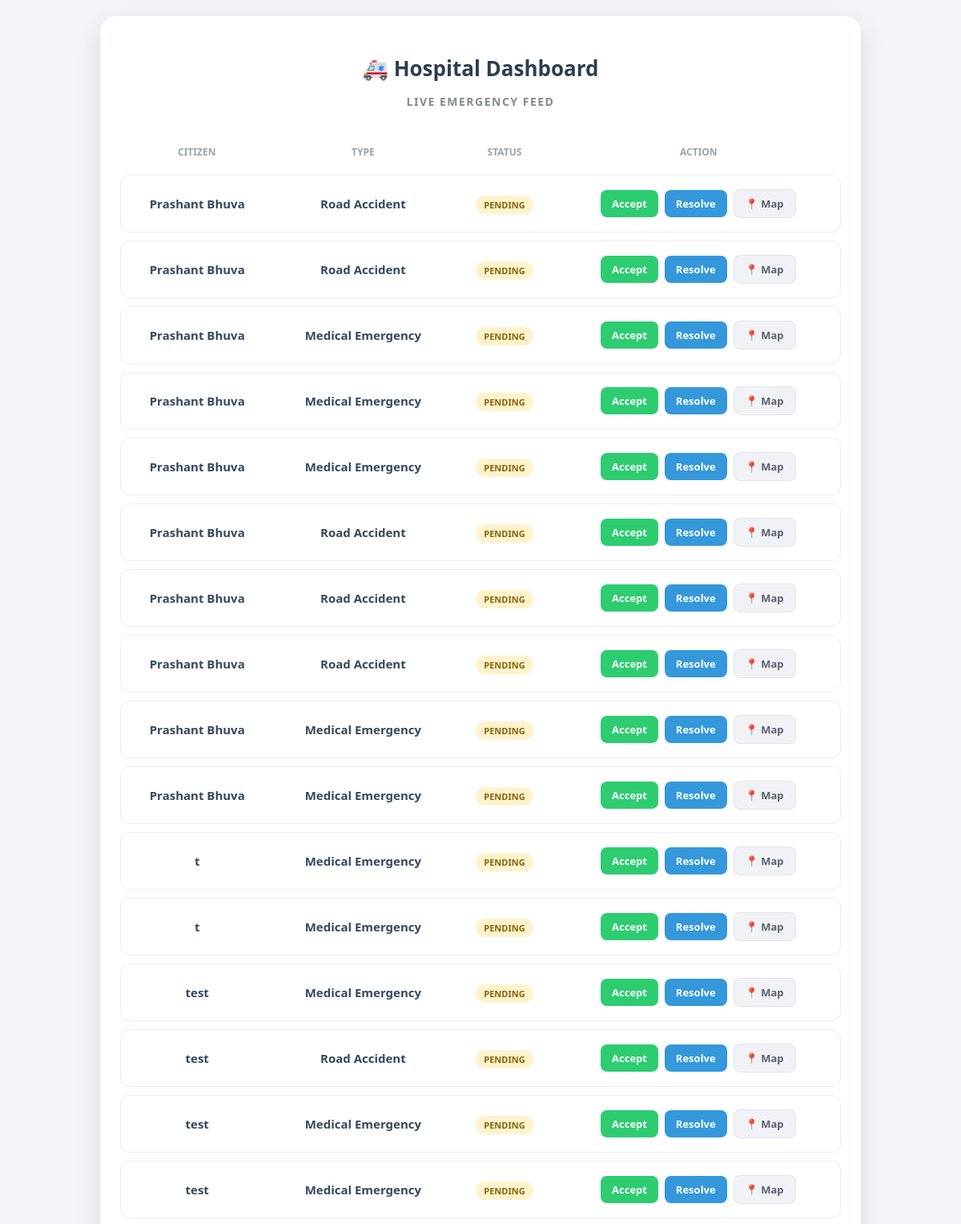
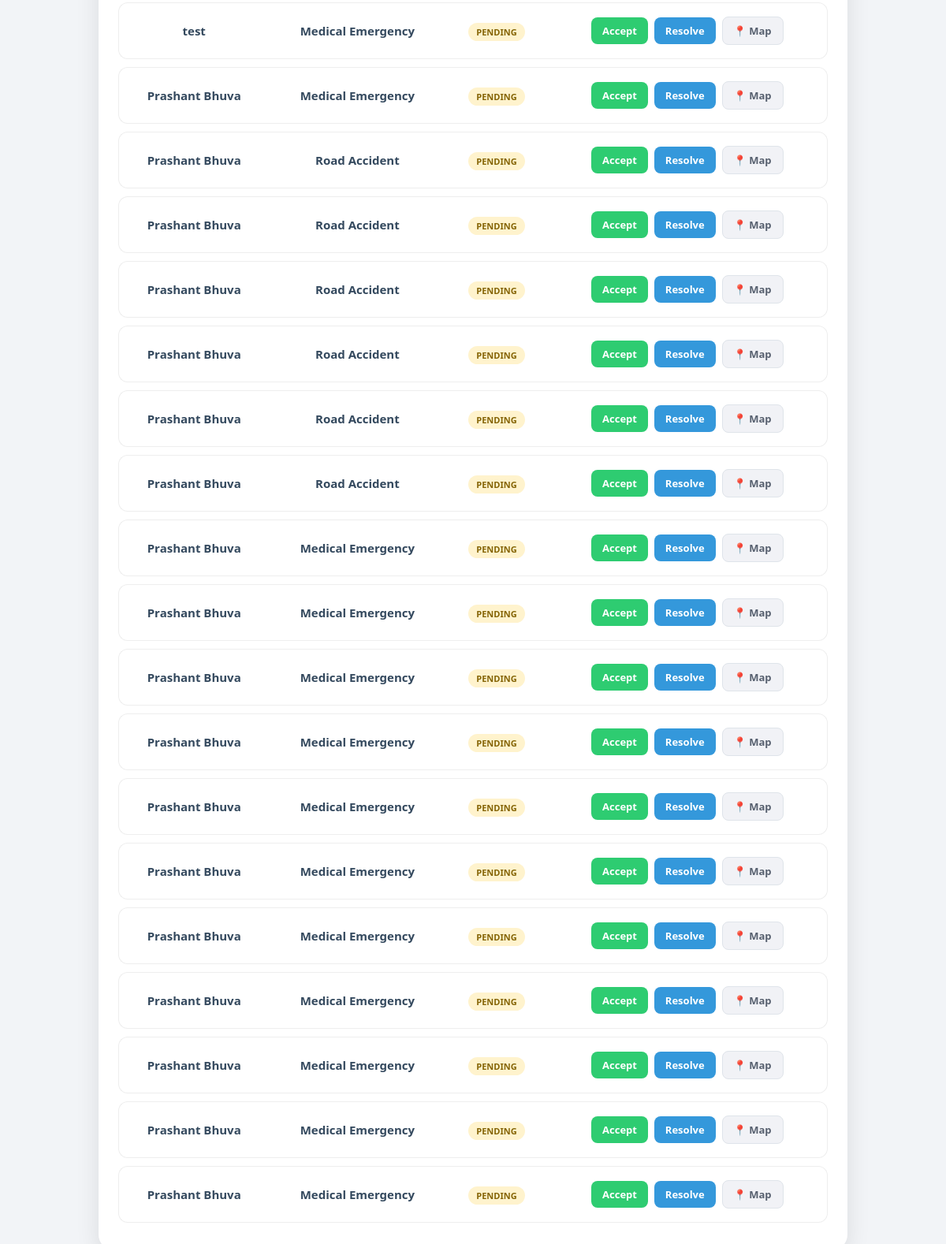
/hospital-dashboard/, run on the app's committed database (2 pictures, top to bottom).
### users/models.py (models this page shows, shortened)
class Emergency(models.Model):
    citizen = models.ForeignKey(Citizen, on_delete=models.CASCADE)
    EMERGENCY_TYPES = [
        ('medical', 'Medical Emergency'),
        ('accident', 'Road Accident'),
        ('fire', 'Fire Emergency'),
        ('crime', 'Crime Emergency'),
        ('disaster', 'Natural Disaster'),
    ]
    emergency_type = models.CharField(max_length=50, choices=EMERGENCY_TYPES)
    STATUS_TYPES = [
    ('Pending','Pending'),
    ('Approved','Approved'),
    ('Help On The Way','Help On The Way'),
    ('Resolved','Resolved'),
]
    status = models.CharField(max_length=50, choices=STATUS_TYPES, default="Pending")
    latitude = models.FloatField()
    longitude = models.FloatField()
    status = models.CharField(max_length=50, default="Pending")  # Pending, Approved, Completed
    priority = models.CharField(max_length=50)
    approved = models.BooleanField(default=False)  # Admin approval
    created_at = models.DateTimeField(auto_now_add=True)

class Citizen(models.Model):
    name = models.CharField(max_length=100)
    email = models.EmailField()
    phone = models.CharField(max_length=15)
    address = models.TextField()
    trusted_contact1_email = models.EmailField(blank=True)
    trusted_contact1_phone = models.CharField(max_length=15, blank=True)
    trusted_contact2_email = models.EmailField(blank=True)
    trusted_contact2_phone = models.CharField(max_length=15, blank=True)
    blood_group = models.CharField(max_length=10, blank=True)
    medical_issue = models.TextField(blank=True)
    is_admin = models.BooleanField(default=False)

### users/views.py (the view)
# urls.py: path("hospital-dashboard/", views.hospital_dashboard, name="hospital_dashboard"),
def hospital_dashboard(request):
    emergencies = Emergency.objects.filter(
        emergency_type__in=['medical','accident'],
        status="Pending"
    ).order_by('-created_at')
    return render(request,"hospital_dashboard.html",{"emergencies":emergencies})

### templates/hospital_dashboard.html (shortened to what this page needs)
<!doctype html>
<html lang="en">
  <head>
  </head>
  <body>
    <div class="dashboard-container">
      <h2>🚑 Hospital Dashboard</h2>
      <h3>Live Emergency Feed</h3>
      <table id="emergencyTable">
        <thead>
          <tr>
            <th>Citizen</th>
            <th>Type</th>
            <th>Status</th>
            <th>Action</th>
          </tr>
        </thead>
        <tbody>
          {% for e in emergencies %}
          <tr>
            <td>{{ e.citizen.name }}</td>
            <td><strong>{{ e.get_emergency_type_display }}</strong></td>
            <td>
              <span class="status-badge {% if e.status|lower == 'pending' %}status-pending{% else %}status-active{% endif %}">
                {{ e.status }}
              </span>
            </td>
            <td>
              {% if e.status|lower == 'pending' %}
              <a href="{% url 'accept_emergency' e.id 'hospital' %}" class="btn btn-accept">Accept</a>
              {% endif %}
              <a href="{% url 'resolve_emergency' e.id %}" class="btn btn-resolve">Resolve</a>
              <a target="_blank" href="https://www.google.com/maps?q={{ e.latitude }},{{ e.longitude }}" class="btn btn-nav">📍 Map</a>
            </td>
          </tr>
          {% empty %}
          <tr>
            <td colspan="4" style="text-align: center">No active emergencies.</td>
          </tr>
          {% endfor %}
        </tbody>
      </table>
    </div>
  </body>
</html>

### templates/hospital_dashboard.html (style rules this page uses)
body { background-color: #f2f4f7; font-family: "Segoe UI", Tahoma, Geneva, Verdana, sans-serif; display: flex; justify-content: center; align-items: flex-start; min-height: 100vh; margin: 0; padding: 20px; }
.dashboard-container { background: #ffffff; padding: 25px; border-radius: 20px; box-shadow: 0 10px 30px rgba(0, 0, 0, 0.1); width: 100%; max-width: 900px; text-align: center; }
h2 { font-size: 26px; color: #2c3e50; margin-bottom: 5px; }
h3 { font-size: 14px; color: #7f8c8d; margin-bottom: 25px; text-transform: uppercase; letter-spacing: 1.5px; }
table { width: 100%; border-collapse: separate; border-spacing: 0 10px; margin-top: 10px; }
th { color: #95a5a6; font-weight: 600; text-transform: uppercase; font-size: 12px; padding: 10px; }
td { background: #fff; padding: 15px; border-top: 1px solid #eee; border-bottom: 1px solid #eee; color: #34495e; font-size: 15px; }
td:first-child { border-left: 1px solid #eee; border-radius: 12px 0 0 12px; font-weight: bold; }
td:last-child { border-right: 1px solid #eee; border-radius: 0 12px 12px 0; }
.btn { padding: 8px 14px; border-radius: 8px; border: none; font-weight: 600; cursor: pointer; text-decoration: none; font-size: 13px; display: inline-block; margin: 2px; transition: filter 0.2s, transform 0.1s; }
.btn-accept { background: #2ecc71; color: white; }
.btn-resolve { background: #3498db; color: white; }
.btn-nav { background: #f1f2f6; color: #57606f; border: 1px solid #dfe4ea; }
.status-badge { padding: 4px 10px; border-radius: 20px; font-size: 11px; font-weight: bold; text-transform: uppercase; }
.status-pending { background: #fff3cd; color: #856404; }

### data on the page
Emergency: citizen.name "Prashant Bhuva", emergency_type "Road Accident", status "PENDING", shows "Accept"
Emergency: citizen.name "Prashant Bhuva", emergency_type "Road Accident", status "PENDING", shows "Accept"
Emergency: citizen.name "Prashant Bhuva", emergency_type "Medical Emergency", status "PENDING", shows "Accept"
Emergency: citizen.name "Prashant Bhuva", emergency_type "Medical Emergency", status "PENDING", shows "Accept"
Emergency: citizen.name "Prashant Bhuva", emergency_type "Medical Emergency", status "PENDING", shows "Accept"
Emergency: citizen.name "Prashant Bhuva", emergency_type "Road Accident", status "PENDING", shows "Accept"
Emergency: citizen.name "Prashant Bhuva", emergency_type "Road Accident", status "PENDING", shows "Accept"
Emergency: citizen.name "Prashant Bhuva", emergency_type "Road Accident", status "PENDING", shows "Accept"
Emergency: citizen.name "Prashant Bhuva", emergency_type "Medical Emergency", status "PENDING", shows "Accept"
Emergency: citizen.name "Prashant Bhuva", emergency_type "Medical Emergency", status "PENDING", shows "Accept"
Emergency: citizen.name "t", emergency_type "Medical Emergency", status "PENDING", shows "Accept"
Emergency: citizen.name "t", emergency_type "Medical Emergency", status "PENDING", shows "Accept"
Emergency: citizen.name "test", emergency_type "Medical Emergency", status "PENDING", shows "Accept"
Emergency: citizen.name "test", emergency_type "Road Accident", status "PENDING", shows "Accept"
Emergency: citizen.name "test", emergency_type "Medical Emergency", status "PENDING", shows "Accept"
Emergency: citizen.name "test", emergency_type "Medical Emergency", status "PENDING", shows "Accept"
Emergency: citizen.name "test", emergency_type "Medical Emergency", status "PENDING", shows "Accept"
Emergency: citizen.name "Prashant Bhuva", emergency_type "Medical Emergency", status "PENDING", shows "Accept"
Emergency: citizen.name "Prashant Bhuva", emergency_type "Road Accident", status "PENDING", shows "Accept"
Emergency: citizen.name "Prashant Bhuva", emergency_type "Road Accident", status "PENDING", shows "Accept"
Emergency: citizen.name "Prashant Bhuva", emergency_type "Road Accident", status "PENDING", shows "Accept"
Emergency: citizen.name "Prashant Bhuva", emergency_type "Road Accident", status "PENDING", shows "Accept"
Emergency: citizen.name "Prashant Bhuva", emergency_type "Road Accident", status "PENDING", shows "Accept"
Emergency: citizen.name "Prashant Bhuva", emergency_type "Road Accident", status "PENDING", shows "Accept"
Emergency: citizen.name "Prashant Bhuva", emergency_type "Medical Emergency", status "PENDING", shows "Accept"
Emergency: citizen.name "Prashant Bhuva", emergency_type "Medical Emergency", status "PENDING", shows "Accept"
Emergency: citizen.name "Prashant Bhuva", emergency_type "Medical Emergency", status "PENDING", shows "Accept"
Emergency: citizen.name "Prashant Bhuva", emergency_type "Medical Emergency", status "PENDING", shows "Accept"
Emergency: citizen.name "Prashant Bhuva", emergency_type "Medical Emergency", status "PENDING", shows "Accept"
Emergency: citizen.name "Prashant Bhuva", emergency_type "Medical Emergency", status "PENDING", shows "Accept"
Emergency: citizen.name "Prashant Bhuva", emergency_type "Medical Emergency", status "PENDING", shows "Accept"
Emergency: citizen.name "Prashant Bhuva", emergency_type "Medical Emergency", status "PENDING", shows "Accept"
Emergency: citizen.name "Prashant Bhuva", emergency_type "Medical Emergency", status "PENDING", shows "Accept"
Emergency: citizen.name "Prashant Bhuva", emergency_type "Medical Emergency", status "PENDING", shows "Accept"
Emergency: citizen.name "Prashant Bhuva", emergency_type "Medical Emergency", status "PENDING", shows "Accept"
